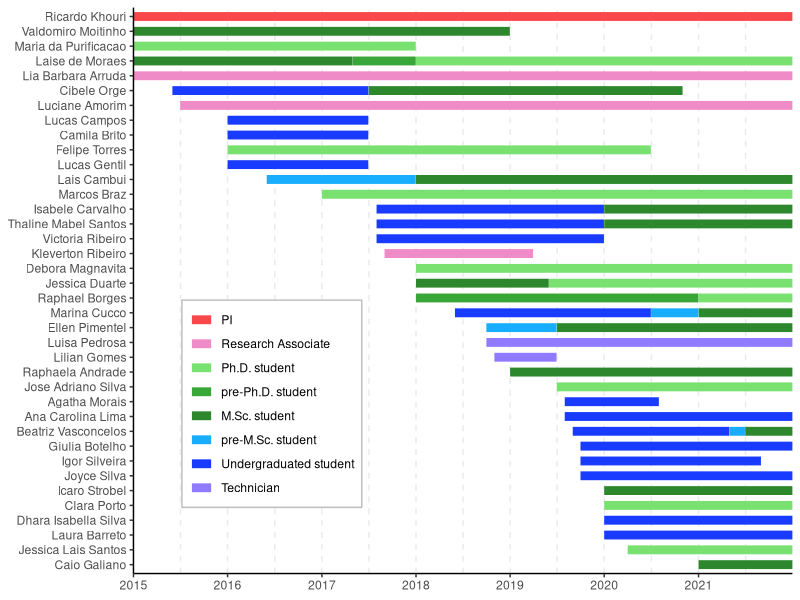

Reproduce this figure in R.
# @lpmor22 | https://lpmor22.github.io/

if (!requireNamespace("tidyverse", quietly = TRUE)) install.packages("tidyverse")

library("tidyverse")

gantt <- read.csv("Gantt_Input.csv", h=T)

acts <- c("Ricardo Khouri", "Valdomiro Moitinho", "Maria da Purificacao", "Laise de Moraes", "Lia Barbara Arruda", "Cibele Orge", "Luciane Amorim", "Lucas Campos", "Camila Brito", "Felipe Torres", "Lucas Gentil", "Lais Cambui", "Marcos Braz", "Isabele Carvalho", "Thaline Mabel Santos", "Victoria Ribeiro", "Kleverton Ribeiro", "Debora Magnavita", "Jessica Duarte", "Raphael Borges", "Marina Cucco", "Ellen Pimentel", "Luisa Pedrosa", "Lilian Gomes", "Raphaela Andrade", "Jose Adriano Silva", "Agatha Morais", "Ana Carolina Lima", "Beatriz Vasconcelos", "Giulia Botelho", "Igor Silveira", "Joyce Silva", "Icaro Strobel", "Clara Porto", "Dhara Isabella Silva", "Laura Barreto", "Jessica Lais Santos", "Caio Galiano")

els <- c("PI", "Research Associate", "Ph.D. student", "pre-Ph.D. student", "M.Sc. student", "pre-M.Sc. student", "Undergraduated student", "Technician")

g.gantt <- gather(gantt, "state", "date", 4:5) %>% mutate(date = as.Date(date, "%Y.%m.%d"), a2=factor(a2, acts[length(acts):1]), a3=factor(a3, els))

actcols <- c( "#fa4749", "#ef8cc8", "#79e16f", "#39a638", "#2c872d", "#19adff", "#193bff", "#907aff")

pdf(file="Gantt_Output.pdf")
ggplot(g.gantt, aes(date, a2, colour = a3)) +
  geom_line(size = 3) +
  scale_color_manual(values=actcols) +
  theme_classic() +
  scale_x_date(limits = c(as.Date("2015-01-01"), NA), expand = c(0,0), breaks = "1 year", date_labels = "%Y") +
  theme(panel.grid.major.y = element_blank(),
        panel.grid.major.x = element_line(linetype="dashed", size=0.5),
        panel.grid.minor = element_line(linetype="dashed", size=0.5),
        axis.line = element_line(colour = "black"),
        legend.position = c(0.21, 0.3),
        legend.title = element_blank(),
        legend.background = element_rect(size=0.5, linetype="solid", colour="grey")) +
  labs(x=NULL, y=NULL)
dev.off()